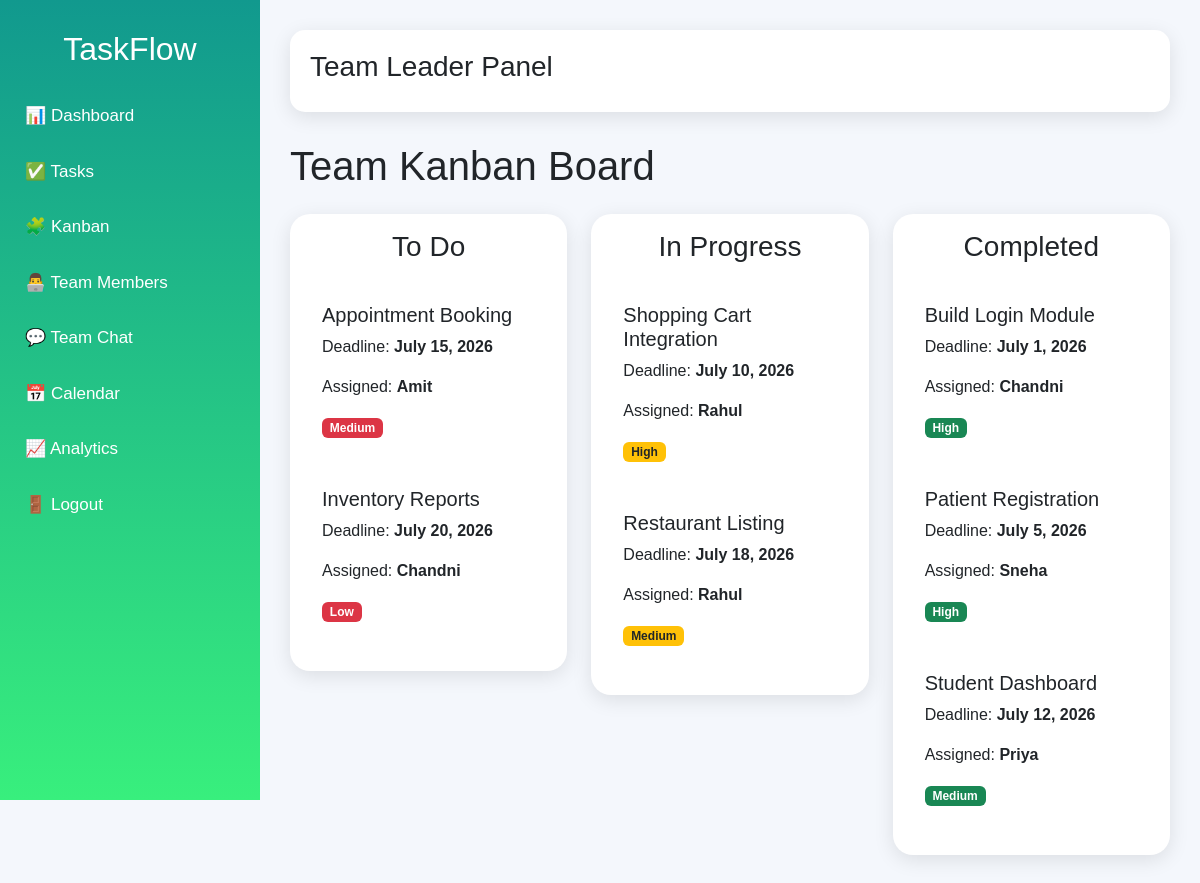
The app's page /kanban/ with its own data.
### productivity/models.py (models this page shows)
class Task(models.Model):
    project = models.ForeignKey(
        Project,
        on_delete=models.CASCADE
    )
    title = models.CharField(max_length=200)
    status = models.CharField(max_length=50)
    priority = models.CharField(max_length=50)
    assigned_to = models.CharField(max_length=100)
    deadline = models.DateField()

### productivity/views.py (the view)
def kanban_board(request):
    pending_tasks = Task.objects.filter(
        status='Pending'
    )
    progress_tasks = Task.objects.filter(
        status='In Progress'
    )
    completed_tasks = Task.objects.filter(
        status='Completed'
    )
    return render(
        request,
        'leader/kanban_board.html',
        {
            'pending_tasks': pending_tasks,
            'progress_tasks': progress_tasks,
            'completed_tasks': completed_tasks
        }
    )

### productivity/templates/leader/kanban_board.html
{% extends 'base/leader_base.html' %}
{% block content %}
<h1 class="mb-4">
Team Kanban Board
</h1>
<div class="row">
<div class="col-md-4">
<div class="card p-3 kanban-column">
<h3 class="text-center mb-4">
To Do
</h3>
{% for task in pending_tasks %}
<div class="task-card p-3 mb-3">
<h5>
{{ task.title }}
</h5>
<p>
Deadline:
<b>
{{ task.deadline }}
</b>
</p>
<p>
Assigned:
<b>
{{ task.assigned_to }}
</b>
</p>
<span class="badge bg-danger">
{{ task.priority }}
</span>
</div>
{% empty %}
<p>
No Pending Tasks
</p>
{% endfor %}
</div>
</div>
<div class="col-md-4">
<div class="card p-3 kanban-column">
<h3 class="text-center mb-4">
In Progress
</h3>
{% for task in progress_tasks %}
<div class="task-card p-3 mb-3">
<h5>
{{ task.title }}
</h5>
<p>
Deadline:
<b>
{{ task.deadline }}
</b>
</p>
<p>
Assigned:
<b>
{{ task.assigned_to }}
</b>
</p>
<span class="badge bg-warning text-dark">
{{ task.priority }}
</span>
</div>
{% empty %}
<p>
No Tasks In Progress
</p>
{% endfor %}
</div>
</div>
<div class="col-md-4">
<div class="card p-3 kanban-column">
<h3 class="text-center mb-4">
Completed
</h3>
{% for task in completed_tasks %}
<div class="task-card p-3 mb-3">
<h5>
{{ task.title }}
</h5>
<p>
Deadline:
<b>
{{ task.deadline }}
</b>
</p>
<p>
Assigned:
<b>
{{ task.assigned_to }}
</b>
</p>
<span class="badge bg-success">
{{ task.priority }}
</span>
</div>
{% empty %}
<p>
No Completed Tasks
</p>
{% endfor %}
</div>
</div>
</div>
{% endblock %}

### productivity/static/css/style.css (style rules this page uses)
body { margin: 0; font-family: Arial, sans-serif; background: #f4f7fc; }

### productivity/static/css/leader.css (style rules this page uses)
body { margin: 0; padding: 0; font-family: Arial, sans-serif; background: #f4f7fc; }
.card { border: none; border-radius: 20px; box-shadow: 0 5px 20px rgba(0,0,0,0.1); }

### records on screen
Task: title "Appointment Booking", deadline "July 15, 2026", assigned_to "Amit", priority "Medium"
Task: title "Inventory Reports", deadline "July 20, 2026", assigned_to "Chandni", priority "Low"
Task: title "Shopping Cart Integration", deadline "July 10, 2026", assigned_to "Rahul", priority "High"
Task: title "Restaurant Listing", deadline "July 18, 2026", assigned_to "Rahul", priority "Medium"
Task: title "Build Login Module", deadline "July 1, 2026", assigned_to "Chandni", priority "High"
Task: title "Patient Registration", deadline "July 5, 2026", assigned_to "Sneha", priority "High"
Task: title "Student Dashboard", deadline "July 12, 2026", assigned_to "Priya", priority "Medium"
